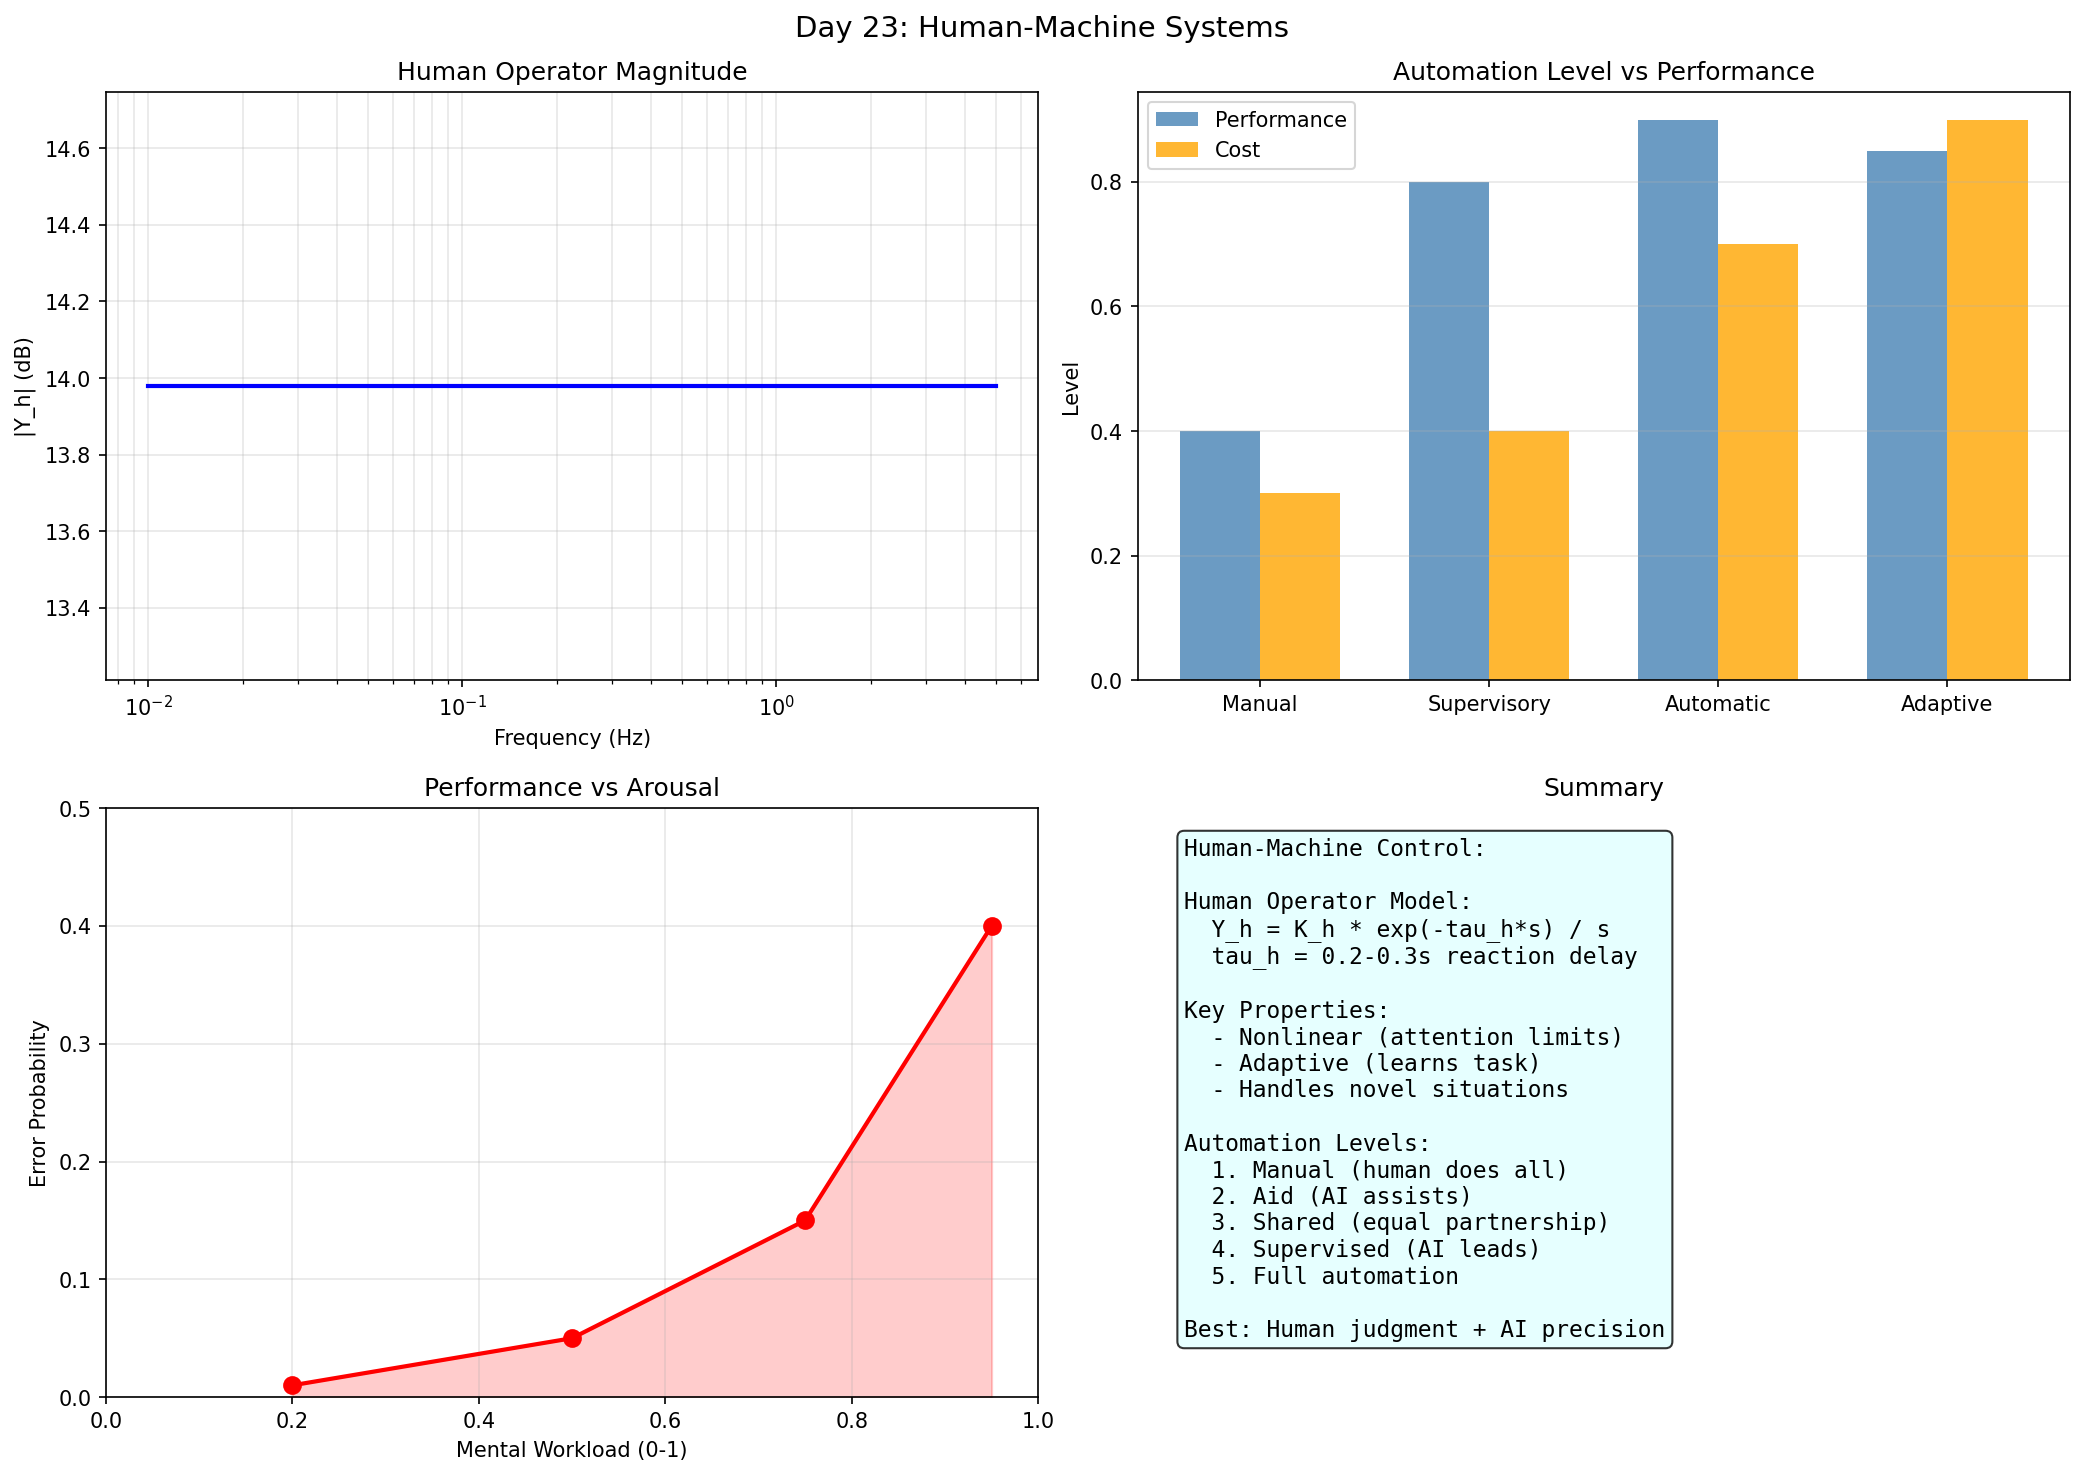

Generate this figure with Python:
import numpy as np
import matplotlib
matplotlib.use('Agg')
import matplotlib.pyplot as plt

print("Day 23: Human-Machine Systems")
fig, axes = plt.subplots(2, 2, figsize=(14, 10))
fig.suptitle('Day 23: Human-Machine Systems', fontsize=14)

ax = axes[0, 0]
f = np.linspace(0.01, 5, 400)
K_h = 5.0
tau_h = 0.25
omega = 2 * np.pi * f
Y_h_mag = K_h * np.ones_like(f)
ax.semilogx(f, 20*np.log10(Y_h_mag), 'b-', lw=2)
ax.set_xlabel('Frequency (Hz)')
ax.set_ylabel('|Y_h| (dB)')
ax.set_title('Human Operator Magnitude')
ax.grid(True, alpha=0.3, which='both')

modes = ['Manual', 'Supervisory', 'Automatic', 'Adaptive']
automation = [0, 0.3, 0.7, 1.0]
perf = [0.4, 0.8, 0.9, 0.85]
cost = [0.3, 0.4, 0.7, 0.9]
x_pos = np.arange(len(modes))
width = 0.35
ax = axes[0, 1]
ax.bar(x_pos - width/2, perf, width, label='Performance', color='steelblue', alpha=0.8)
ax.bar(x_pos + width/2, cost, width, label='Cost', color='orange', alpha=0.8)
ax.set_ylabel('Level')
ax.set_title('Automation Level vs Performance')
ax.set_xticks(x_pos)
ax.set_xticklabels(modes)
ax.legend()
ax.grid(True, alpha=0.3, axis='y')

tasks = ['Single', 'Dual', 'Triple', 'Overflow']
workload = [0.2, 0.5, 0.75, 0.95]
error_prob = [0.01, 0.05, 0.15, 0.40]
ax = axes[1, 0]
ax.plot(workload, error_prob, 'ro-', lw=2, ms=8)
ax.fill_between(workload, error_prob, alpha=0.2, color='red')
ax.set_xlabel('Mental Workload (0-1)')
ax.set_ylabel('Error Probability')
ax.set_title('Performance vs Arousal')
ax.grid(True, alpha=0.3)
ax.set_xlim(0, 1)
ax.set_ylim(0, 0.5)

ax = axes[1, 1]
ax.axis('off')
ax.text(0.05, 0.95,
    "Human-Machine Control:\n\n"
    "Human Operator Model:\n"
    "  Y_h = K_h * exp(-tau_h*s) / s\n"
    "  tau_h = 0.2-0.3s reaction delay\n\n"
    "Key Properties:\n"
    "  - Nonlinear (attention limits)\n"
    "  - Adaptive (learns task)\n"
    "  - Handles novel situations\n\n"
    "Automation Levels:\n"
    "  1. Manual (human does all)\n"
    "  2. Aid (AI assists)\n"
    "  3. Shared (equal partnership)\n"
    "  4. Supervised (AI leads)\n"
    "  5. Full automation\n\n"
    "Best: Human judgment + AI precision",
    transform=ax.transAxes, va='top', fontsize=11,
    fontfamily='monospace', bbox=dict(boxstyle='round', facecolor='lightcyan', alpha=0.8))
ax.set_title('Summary')

plt.tight_layout()
plt.savefig('C:/Users/WUccc/.openclaw/workspace/notes/工程控制论/code/day23_humanmachine.png', dpi=150, bbox_inches='tight')
print("Figure saved!")
